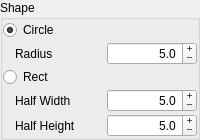
          <widget class="QGroupBox" name="shape_group">
           <property name="title">
            <string>Shape</string>
           </property>
           <layout class="QGridLayout" name="gridLayout_16">
            <property name="margin">
             <number>0</number>
            </property>
            <property name="spacing">
             <number>2</number>
            </property>
            <item row="1" column="0">
             <spacer name="horizontalSpacer_2">
              <property name="orientation">
               <enum>Qt::Horizontal</enum>
              </property>
              <property name="sizeType">
               <enum>QSizePolicy::Fixed</enum>
              </property>
              <property name="sizeHint" stdset="0">
               <size>
                <width>10</width>
                <height>20</height>
               </size>
              </property>
             </spacer>
            </item>
            <item row="0" column="0" colspan="3">
             <widget class="QRadioButton" name="brush_shape_circle">
              <property name="text">
               <string>Circle</string>
              </property>
              <property name="checked">
               <bool>true</bool>
              </property>
             </widget>
            </item>
            <item row="1" column="1">
             <widget class="QLabel" name="brush_radius_label">
              <property name="text">
               <string>Radius</string>
              </property>
             </widget>
            </item>
            <item row="1" column="2">
             <widget class="QDoubleSpinBox" name="brush_radius">
              <property name="sizePolicy">
               <sizepolicy hsizetype="Preferred" vsizetype="Fixed">
                <horstretch>0</horstretch>
                <verstretch>0</verstretch>
               </sizepolicy>
              </property>
              <property name="alignment">
               <set>Qt::AlignRight|Qt::AlignTrailing|Qt::AlignVCenter</set>
              </property>
              <property name="buttonSymbols">
               <enum>QAbstractSpinBox::PlusMinus</enum>
              </property>
              <property name="decimals">
               <number>1</number>
              </property>
              <property name="maximum">
               <double>100.000000000000000</double>
              </property>
              <property name="singleStep">
               <double>1.000000000000000</double>
              </property>
              <property name="value">
               <double>5.000000000000000</double>
              </property>
             </widget>
            </item>
            <item row="2" column="0" colspan="3">
             <widget class="QRadioButton" name="brush_shape_rect">
              <property name="text">
               <string>Rect</string>
              </property>
             </widget>
            </item>
            <item row="3" column="0">
             <spacer name="horizontalSpacer_3">
              <property name="orientation">
               <enum>Qt::Horizontal</enum>
              </property>
              <property name="sizeType">
               <enum>QSizePolicy::Fixed</enum>
              </property>
              <property name="sizeHint" stdset="0">
               <size>
                <width>10</width>
                <height>20</height>
               </size>
              </property>
             </spacer>
            </item>
            <item row="3" column="1">
             <widget class="QLabel" name="brush_width_label">
              <property name="text">
               <string>Half Width</string>
              </property>
             </widget>
            </item>
            <item row="3" column="2">
             <widget class="QDoubleSpinBox" name="brush_width">
              <property name="sizePolicy">
               <sizepolicy hsizetype="Preferred" vsizetype="Fixed">
                <horstretch>0</horstretch>
                <verstretch>0</verstretch>
               </sizepolicy>
              </property>
              <property name="alignment">
               <set>Qt::AlignRight|Qt::AlignTrailing|Qt::AlignVCenter</set>
              </property>
              <property name="buttonSymbols">
               <enum>QAbstractSpinBox::PlusMinus</enum>
              </property>
              <property name="decimals">
               <number>1</number>
              </property>
              <property name="singleStep">
               <double>1.000000000000000</double>
              </property>
              <property name="value">
               <double>5.000000000000000</double>
              </property>
             </widget>
            </item>
            <item row="4" column="0">
             <spacer name="horizontalSpacer_4">
              <property name="orientation">
               <enum>Qt::Horizontal</enum>
              </property>
              <property name="sizeType">
               <enum>QSizePolicy::Fixed</enum>
              </property>
              <property name="sizeHint" stdset="0">
               <size>
                <width>10</width>
                <height>20</height>
               </size>
              </property>
             </spacer>
            </item>
            <item row="4" column="1">
             <widget class="QLabel" name="brush_height_label">
              <property name="text">
               <string>Half Height</string>
              </property>
             </widget>
            </item>
            <item row="4" column="2">
             <widget class="QDoubleSpinBox" name="brush_height">
              <property name="sizePolicy">
               <sizepolicy hsizetype="Preferred" vsizetype="Fixed">
                <horstretch>0</horstretch>
                <verstretch>0</verstretch>
               </sizepolicy>
              </property>
              <property name="alignment">
               <set>Qt::AlignRight|Qt::AlignTrailing|Qt::AlignVCenter</set>
              </property>
              <property name="buttonSymbols">
               <enum>QAbstractSpinBox::PlusMinus</enum>
              </property>
              <property name="decimals">
               <number>1</number>
              </property>
              <property name="singleStep">
               <double>1.000000000000000</double>
              </property>
              <property name="value">
               <double>5.000000000000000</double>
              </property>
             </widget>
            </item>
           </layout>
          </widget>
